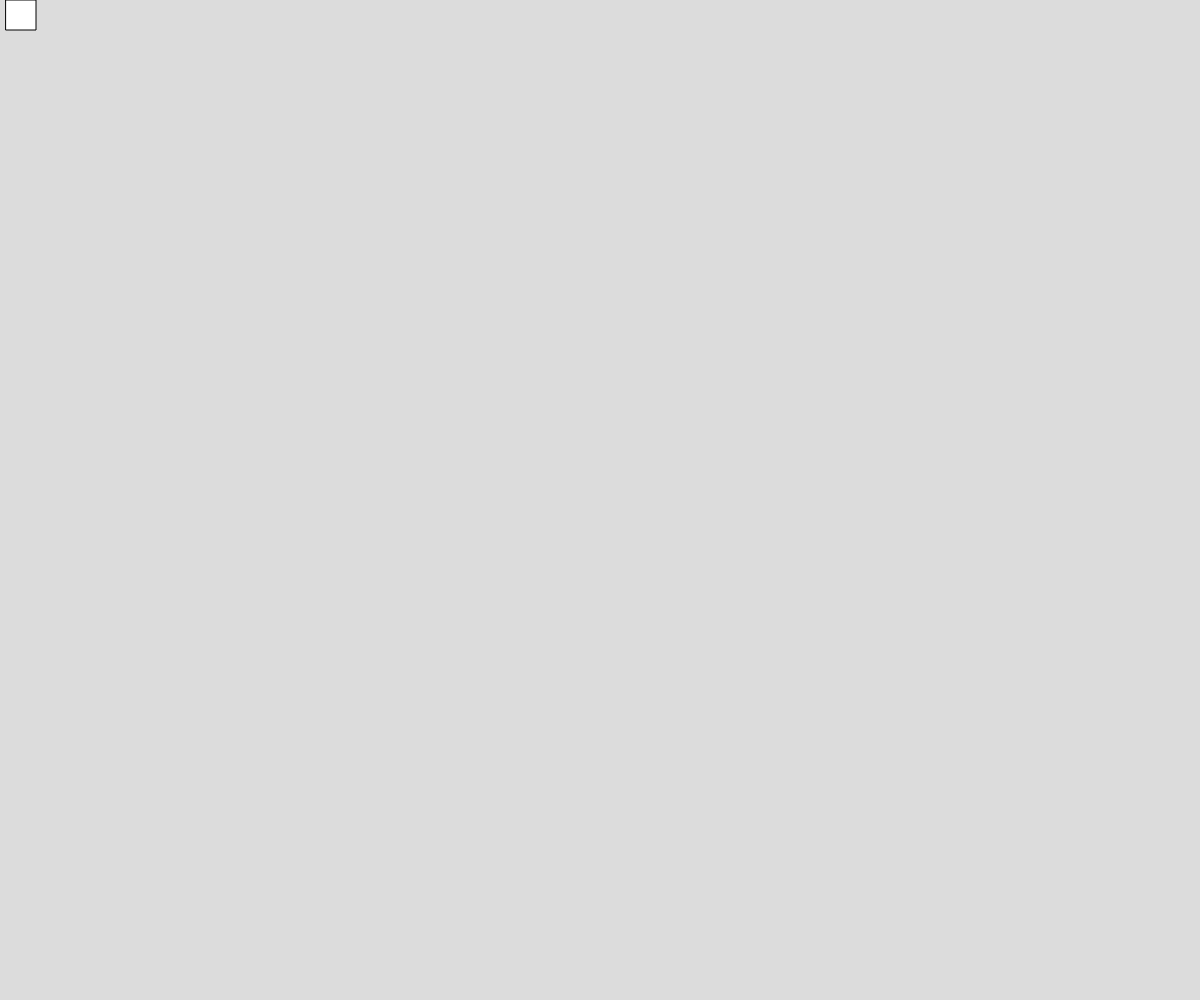
Frame 1 (no input)
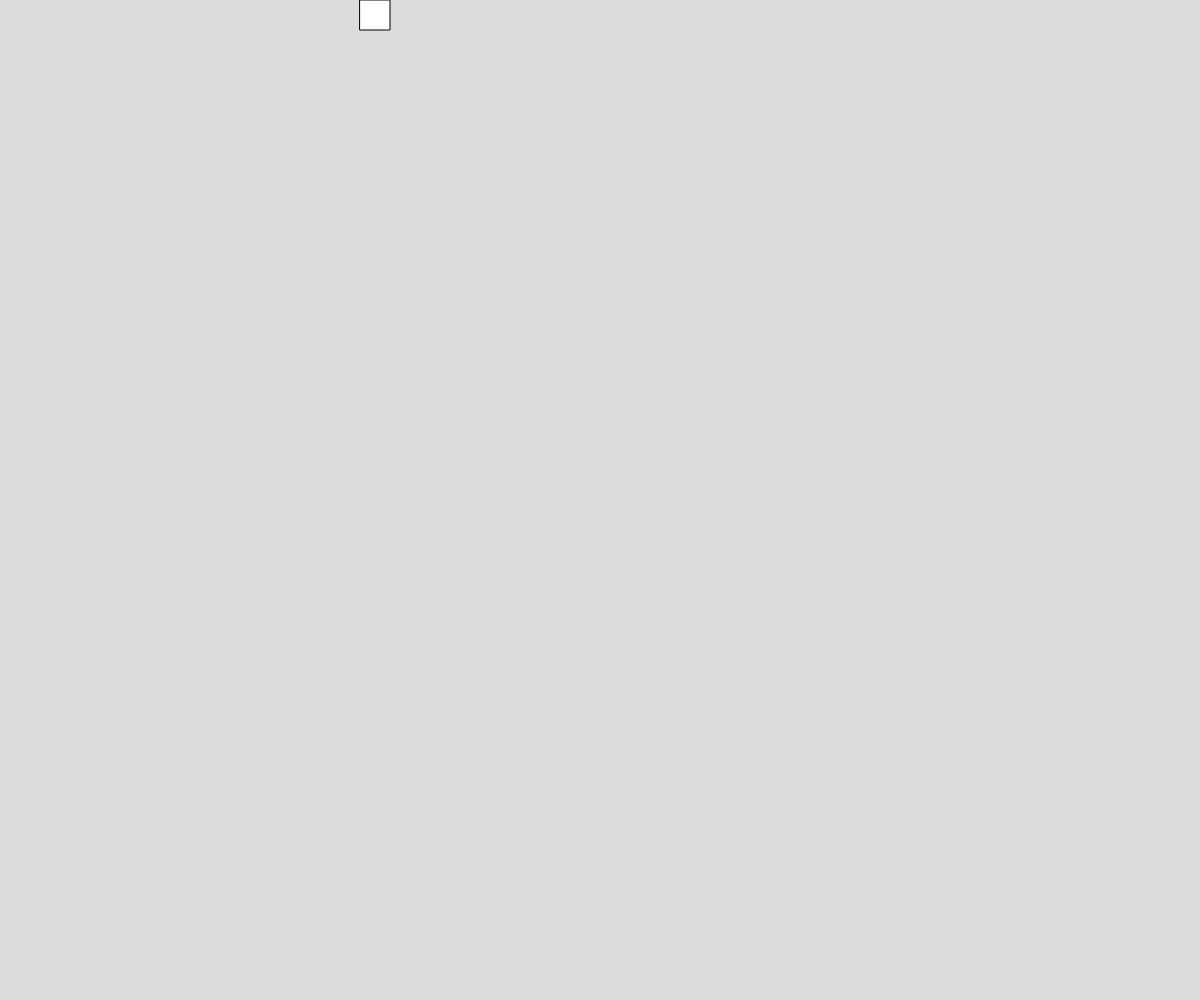
Frame 60 (no input)
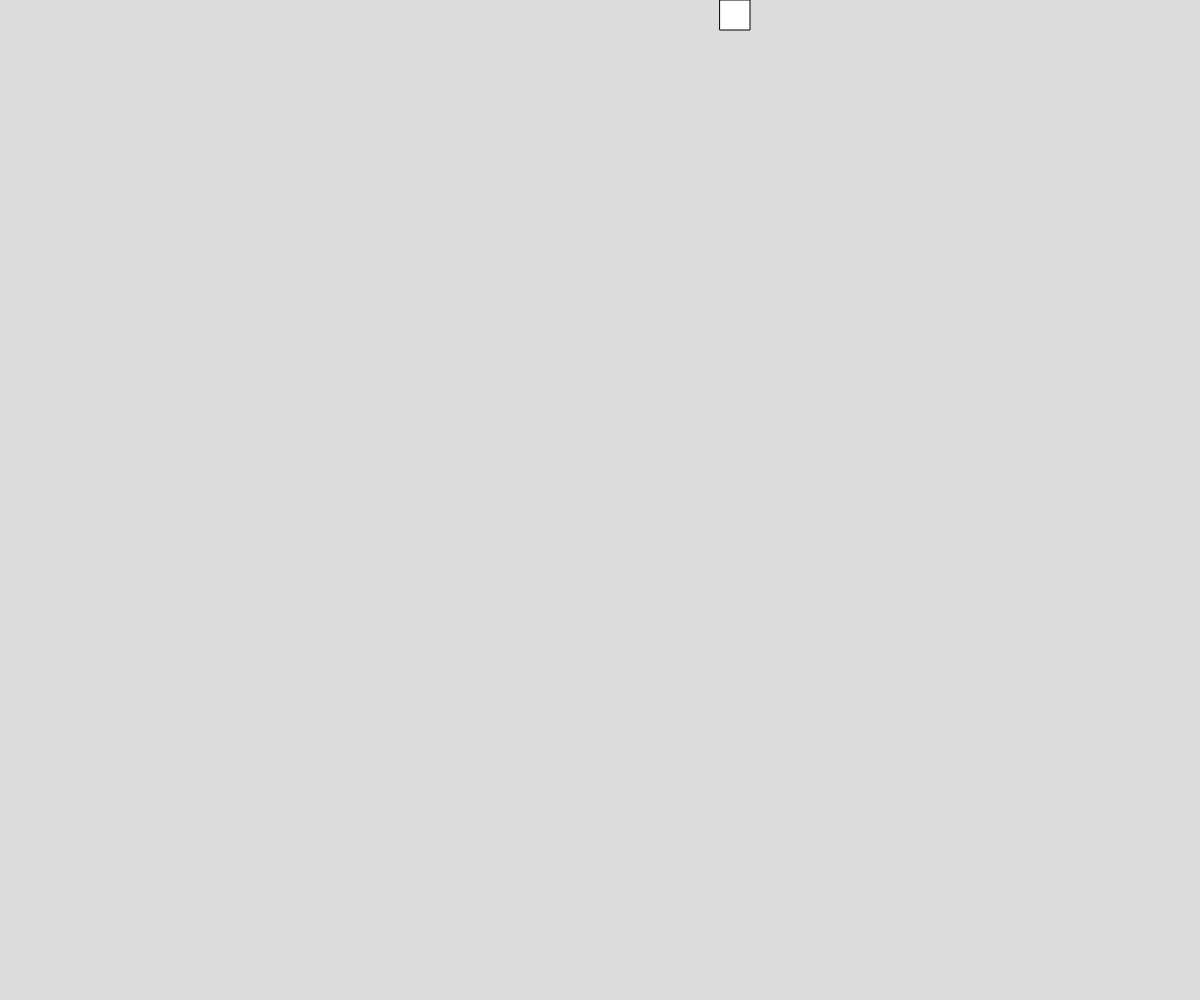
Frame 120 (the mouse pressed at the canvas centre since frame 60)

The p5.js sketch that drew these frames (run headless with seeded random() and noise() and a simulated clock; from frame 60 on, the mouse is pressed at the canvas centre):

// p5.js sketch
// ── sketch.js
// Partner Challenge


// Global Variable:
let x =  0;
let y = 0;
let leftDirection;
let looping = true;



function setup() {
  createCanvas(windowWidth, windowHeight);
}

function draw() {
  background(220);
  moveRight();

}



function moveRight(){
  x += 6;
  square(x , y,  30);
  if(x > width - 30){
    moveDown();
  }
}

function moveDown(){
  x = width - 30;
  y += 6;
  square(x , y, 30);
  if(y > height){
    moveLeft();
  }
}
function  moveLeft(){
  y = height;
  x = width;
  x -= 6;
  square(x, y, 30);
  if(x === 0){
    moveUp();
  }
}
function moveUp(){
  
}



//   let ypos;
//   square()
//   for (let x = 0; x <= 2 * (windowHeight + windowWidth); x++){
//     if (x >= windowWidth){
//       ypos+=1;
//     }

//     square(x,ypos, 50);
//   }
//   if (frameCount % 3 === 0){
    
//   }
